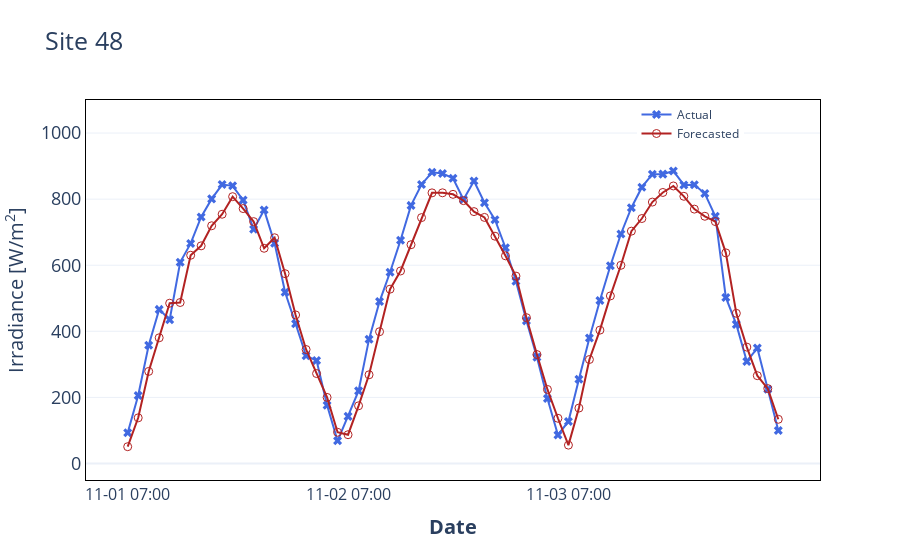

Notebook cell for this chart:
### Code cell
from sklearn.metrics import r2_score, mean_absolute_error, mean_squared_error
from datetime import timedelta


def plot_and_result(y_merge, step, site, legend_status):
    
  y_merge = y_merge[y_merge['site'] == 1]
  y_merge = y_merge[[f'I_lead_{step}step',f'forecast_{step}_step']].dropna().iloc[:(22-step)*3]
  y_true = y_merge[f'I_lead_{step}step'].ravel()
  y_pred = y_merge[f'forecast_{step}_step'].ravel()
  dates = y_merge.index + timedelta(minutes = 30 * step)

  dates_list = [dt.strftime('%m-%d %H:%M') for dt in dates]
  
  r_2 = r2_score(y_true, y_pred)
  rmse = mean_squared_error(y_true, y_pred) ** 0.5
  mae = mean_absolute_error(y_true,y_pred)

  fig = go.Figure()
  fig.add_trace(go.Scatter(x=dates_list,
                            y=y_true,
                            name="Actual",
                            mode='lines+markers',
                           marker=dict(symbol='x', size=8),
                            line=dict(color='royalblue', width=2)
                           ,showlegend=legend_status
                            ))

  fig.add_trace(go.Scatter(x=dates_list,
                            y=y_pred,
                            name="Forecasted",
                           mode='lines+markers',
                           marker=dict(symbol='circle-open', size=8),
                            line=dict(color='firebrick', width=2)
                           ,showlegend=legend_status   
                            ))

  fig.update_layout(
                    title = f'Site {site}',
                    xaxis_title='Date',
                    yaxis_title='Irradiance[W/m2]',
                    xaxis=dict(title_font=dict(size=20),showgrid=False,tickmode='linear', dtick=21, tickfont=dict(size=16)),
                    yaxis=dict(title_font=dict(size=20),showgrid=False),
                    legend=dict(x=0.75,y=1,traceorder='normal', font=dict(size=12)),
                    font=dict(size=18))

  fig.update_yaxes(title_text='Irradiance [W/m<sup>2</sup>]',range=[-50, 1100], 
                    showline=True, linewidth=1, linecolor='black',mirror=True,showgrid=True)
  fig.update_xaxes(title_text='<b> Date </b>',tickangle= 360,
                     showline=True, linewidth=1, linecolor='black',mirror=True)
  fig.show()
  result = [rmse, mae, r_2]
  pio.write_image(fig, f'{step}_step_forecast_SARIMAX_site{site}.jpg')
  pio.write_image(fig, f'{step}_step_forecast_SARIMAX_site{site}.pdf')
  pio.write_image(fig, f'{step}_step_forecast_SARIMAX_site{site}.svg')
#   pio.write_image(fig, f'{step}_step_forecast_SARIMAX_site{site}.eps')
  return result

plot_and_result(y_merge, step = 1, site = 48, legend_status = True)

### Figure 1 — Plotly figure (JSON) as saved in the notebook; plotly's stock layout.template omitted (floating-point values rounded to 4 significant figures)
{"data": [{"line": {"color": "royalblue", "width": 2}, "marker": {"size": 8, "symbol": "x"}, "mode": "lines+markers", "name": "Actual", "showlegend": true, "type": "scatter", "x": ["11-01 07:00", "11-01 07:30", "11-01 08:00", "11-01 08:30", "11-01 09:00", "11-01 09:30", "11-01 10:00", "11-01 10:30", "11-01 11:00", "11-01 11:30", "11-01 12:00", "11-01 12:30", "11-01 13:00", "11-01 13:30", "11-01 14:00", "11-01 14:30", "11-01 15:00", "11-01 15:30", "11-01 16:00", "11-01 16:30", "11-01 17:00", "11-02 07:00", "11-02 07:30", "11-02 08:00", "11-02 08:30", "11-02 09:00", "11-02 09:30", "11-02 10:00", "11-02 10:30", "11-02 11:00", "11-02 11:30", "11-02 12:00", "11-02 12:30", "11-02 13:00", "11-02 13:30", "11-02 14:00", "11-02 14:30", "11-02 15:00", "11-02 15:30", "11-02 16:00", "11-02 16:30", "11-02 17:00", "11-03 07:00", "11-03 07:30", "11-03 08:00", "11-03 08:30", "11-03 09:00", "11-03 09:30", "11-03 10:00", "11-03 10:30", "11-03 11:00", "11-03 11:30", "11-03 12:00", "11-03 12:30", "11-03 13:00", "11-03 13:30", "11-03 14:00", "11-03 14:30", "11-03 15:00", "11-03 15:30", "11-03 16:00", "11-03 16:30", "11-03 17:00"], "y": [92.77, 205.7, 357.5, 466.3, 435.0, 609.0, 665.9, 745.9, 800.7, 844.0, 840.3, 797.0, 709.1, 767.3, 666.2, 518.1, 422.8, 325.9, 311.6, 176.5, 68.73, 142.6, 219.7, 376.3, 489.9, 578.8, 675.5, 781.1, 844.4, 881.2, 877.7, 863.0, 798.8, 855.0, 789.0, 737.6, 652.9, 551.5, 431.6, 321.2, 196.5, 86.44, 127.1, 254.7, 379.9, 492.9, 598.5, 694.6, 774.1, 836.2, 875.6, 875.7, 885.3, 843.1, 843.3, 816.7, 748.2, 502.5, 421.0, 308.8, 349.2, 224.5, 100.0]}, {"line": {"color": "firebrick", "width": 2}, "marker": {"size": 8, "symbol": "circle-open"}, "mode": "lines+markers", "name": "Forecasted", "showlegend": true, "type": "scatter", "x": ["11-01 07:00", "11-01 07:30", "11-01 08:00", "11-01 08:30", "11-01 09:00", "11-01 09:30", "11-01 10:00", "11-01 10:30", "11-01 11:00", "11-01 11:30", "11-01 12:00", "11-01 12:30", "11-01 13:00", "11-01 13:30", "11-01 14:00", "11-01 14:30", "11-01 15:00", "11-01 15:30", "11-01 16:00", "11-01 16:30", "11-01 17:00", "11-02 07:00", "11-02 07:30", "11-02 08:00", "11-02 08:30", "11-02 09:00", "11-02 09:30", "11-02 10:00", "11-02 10:30", "11-02 11:00", "11-02 11:30", "11-02 12:00", "11-02 12:30", "11-02 13:00", "11-02 13:30", "11-02 14:00", "11-02 14:30", "11-02 15:00", "11-02 15:30", "11-02 16:00", "11-02 16:30", "11-02 17:00", "11-03 07:00", "11-03 07:30", "11-03 08:00", "11-03 08:30", "11-03 09:00", "11-03 09:30", "11-03 10:00", "11-03 10:30", "11-03 11:00", "11-03 11:30", "11-03 12:00", "11-03 12:30", "11-03 13:00", "11-03 13:30", "11-03 14:00", "11-03 14:30", "11-03 15:00", "11-03 15:30", "11-03 16:00", "11-03 16:30", "11-03 17:00"], "y": [50.78, 138.1, 278.6, 380.4, 485.0, 487.1, 630.1, 658.7, 719.3, 754.3, 807.5, 771.4, 732.0, 651.3, 683.1, 574.4, 449.6, 344.9, 272.1, 199.9, 94.48, 87.06, 174.6, 268.4, 398.8, 527.5, 582.5, 662.0, 744.1, 819.0, 819.1, 814.5, 795.5, 762.3, 744.7, 687.8, 628.4, 567.1, 441.3, 329.6, 224.1, 136.8, 55.53, 167.6, 314.6, 403.5, 507.1, 599.8, 703.0, 741.3, 791.1, 820.2, 839.8, 808.5, 769.8, 748.1, 732.0, 637.4, 454.5, 352.2, 265.7, 226.5, 133.7]}], "layout": {"font": {"size": 18}, "legend": {"font": {"size": 12}, "traceorder": "normal", "x": 0.75, "y": 1}, "title": {"text": "Site 48"}, "xaxis": {"dtick": 21, "linecolor": "black", "linewidth": 1, "mirror": true, "showgrid": false, "showline": true, "tickangle": 0, "tickfont": {"size": 16}, "tickmode": "linear", "title": {"font": {"size": 20}, "text": "<b> Date </b>"}}, "yaxis": {"linecolor": "black", "linewidth": 1, "mirror": true, "range": [-50, 1100], "showgrid": true, "showline": true, "title": {"font": {"size": 20}, "text": "Irradiance [W/m<sup>2</sup>]"}}}}
